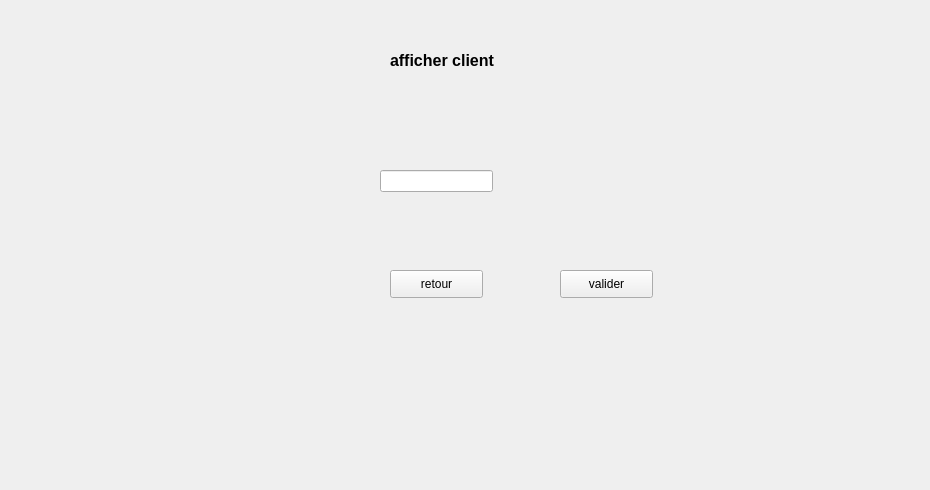
    <widget class="QWidget" name="page_24">
     <widget class="QLabel" name="label_33">
      <property name="geometry">
       <rect>
        <x>0</x>
        <y>0</y>
        <width>921</width>
        <height>481</height>
       </rect>
      </property>
      <property name="text">
       <string/>
      </property>
      <property name="pixmap">
       <pixmap>../../Desktop/images qt/fond.jpg</pixmap>
      </property>
      <property name="scaledContents">
       <bool>true</bool>
      </property>
     </widget>
     <widget class="QLabel" name="label_34">
      <property name="geometry">
       <rect>
        <x>390</x>
        <y>40</y>
        <width>211</width>
        <height>41</height>
       </rect>
      </property>
      <property name="text">
       <string>&lt;html&gt;&lt;head/&gt;&lt;body&gt;&lt;p&gt;&lt;span style=&quot; font-size:12pt; font-weight:600;&quot;&gt;afficher client &lt;/span&gt;&lt;/p&gt;&lt;/body&gt;&lt;/html&gt;</string>
      </property>
     </widget>
     <widget class="QPushButton" name="pushButton_116">
      <property name="geometry">
       <rect>
        <x>560</x>
        <y>270</y>
        <width>93</width>
        <height>28</height>
       </rect>
      </property>
      <property name="text">
       <string>valider</string>
      </property>
     </widget>
     <widget class="QLineEdit" name="lineEdit_33">
      <property name="geometry">
       <rect>
        <x>380</x>
        <y>170</y>
        <width>113</width>
        <height>22</height>
       </rect>
      </property>
     </widget>
     <widget class="QPushButton" name="pushButton_117">
      <property name="geometry">
       <rect>
        <x>390</x>
        <y>270</y>
        <width>93</width>
        <height>28</height>
       </rect>
      </property>
      <property name="text">
       <string>retour</string>
      </property>
     </widget>
    </widget>
